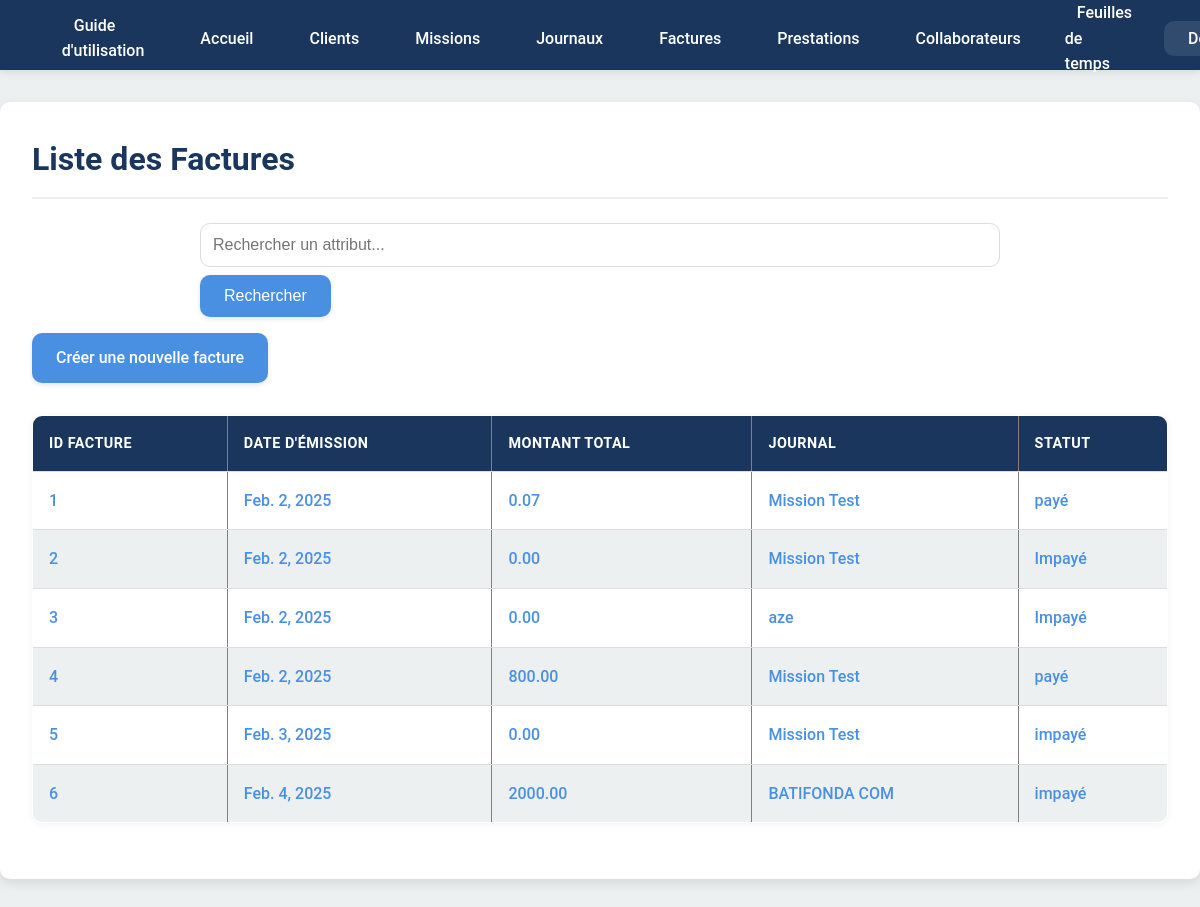
Page /factures/ (signed in) on the committed database.
### projManagement/models.py (models this page shows, shortened)
class Facture(models.Model):
    journal = models.OneToOneField(Journal, on_delete=models.CASCADE, related_name="facture")
    date_emission = models.DateField(auto_now_add=True)
    montant_total = models.DecimalField(max_digits=10, decimal_places=2)
    statut = models.CharField(max_length=20, choices=[("impayé", "Impayé"), ("payé", "Payé"), ("en retard", "En retard")], default='Impayé')

class Journal(models.Model):
    mission = models.ForeignKey(Mission, on_delete=models.CASCADE, related_name="journaux")
    statut = models.CharField(max_length=20, choices=[("brouillon", "Brouillon"), ("validé", "Validé")])
    date_creation = models.DateField(default=now, editable=False)
    description = models.TextField(editable=True, blank=True, null=True)

class Mission(models.Model):
    title = models.CharField(max_length=255)
    description = models.TextField(blank=True, null=True)
    start_date = models.DateField()
    end_date = models.DateField(blank=True, null=True)
    client = models.ForeignKey(Client, on_delete=models.CASCADE, related_name="missions")
    libelle = models.CharField(max_length=255, default = '')
    budget = models.DecimalField(max_digits=10, decimal_places=2, default=0)
    statut = models.CharField(max_length=20, choices=[("en cours", "En cours"), ("en attente", "En attente"), ("fermé", "Fermé")], default='En attente')

### projManagement/views.py (the view, shortened to what this page needs)
# urls.py: path('factures/', views.factures, name='factures'),
@comptable_required
def factures(request):
    query = request.GET.get('q','')
    factures_list = Facture.objects.all()
    return render(request, 'projManagement/factures.html', {'factures': factures_list, 'query' : query})

### projManagement/templates/projManagement/factures.html
{% extends 'projManagement/overlay.html' %}
{% block content %}
<h1>Liste des Factures</h1>
<form method="GET" action="">
    <input type="text" name="q" placeholder="Rechercher un attribut..." value="{{ request.GET.q }}">
    <button type="submit" class="btn">Rechercher</button>
</form>
<a href="{% url 'creer_facture' %}" class="btn">Créer une nouvelle facture</a>
<table border="1">
    <thead>
        <tr>
            <th>ID Facture</th>
            <th>Date d'émission</th>
            <th>Montant total</th>
            <th>Journal</th>
            <th>Statut</th>
        </tr>
    </thead>
    <tbody>
        {% for facture in factures %}
        <tr>
            <td><a href="{% url 'detail_facture' facture.id %}">{{ facture.id }}</a></td>
            <td><a href="{% url 'detail_facture' facture.id %}">{{ facture.date_emission }}</a></td>
            <td><a href="{% url 'detail_facture' facture.id %}">{{ facture.montant_total }}</a></td>
            <td><a href="{% url 'detail_facture' facture.id %}">{{ facture.journal.mission.title }}</a></td>
            <td><a href="{% url 'detail_facture' facture.id %}">{{ facture.statut }}</a></td>
        </tr>
        {% empty %}
        <tr>
            <td colspan="4">Aucune facture trouvée.</td>
        </tr>
        {% endfor %}
    </tbody>
</table>
{% endblock %}

### projManagement/static/projManagement/style.css (style rules this page uses)
:root { --font-family: 'Roboto', sans-serif; --primary: #4a90e2; --primary-hover: #357ABD; --secondary: #1a365d; --accent: #e74c3c; --success: #4CAF50; --warning: #FF9800; --info: #2196F3; --purple: #9C27B0; --bg-light: #ecf0f1; --bg-white: #ffffff; --text: #333333; --text-light: #666666; --border-color: #ddd; --header-height: 70px; --border-radius: 10px; --box-shadow: 0 4px 12px rgba(0, 0, 0, 0.1); }
* { margin: 0; padding: 0; box-sizing: border-box; }
html { scroll-behavior: smooth; }
body { font-family: var(--font-family); background: var(--bg-light); color: var(--text); line-height: 1.6; padding-top: var(--header-height); }
a { color: var(--primary); text-decoration: none; transition: color 0.3s ease; }
h1, h2, h3, h4, h5, h6 { color: var(--secondary); margin-bottom: 1rem; font-weight: 600; }
h1 { font-size: 2rem; border-bottom: 2px solid var(--bg-light); padding-bottom: 0.75rem; margin-bottom: 1.5rem; }
table { width: 100%; border-collapse: collapse; margin: 1.5rem 0; box-shadow: 0 2px 8px rgba(0, 0, 0, 0.05); border-radius: var(--border-radius); overflow: hidden; }
th, td { padding: 1rem; text-align: left; border-bottom: 1px solid var(--border-color); }
th { background: var(--secondary); color: #fff; font-weight: 600; text-transform: uppercase; font-size: 0.9rem; letter-spacing: 0.5px; }
tr:nth-child(even) { background: var(--bg-light); }
table a { color: var(--primary); text-decoration: none; font-weight: 500; transition: color 0.3s ease; }
.btn { display: inline-block; padding: 0.75rem 1.5rem; background: var(--primary); color: #fff; border: none; border-radius: var(--border-radius); font-size: 1rem; font-weight: 500; cursor: pointer; transition: all 0.3s ease; margin: 0.5rem 0.5rem 0.5rem 0; text-align: center; box-shadow: 0 2px 5px rgba(0, 0, 0, 0.1); }
form { width: 100%; max-width: 800px; margin: 0 auto; }
input, select, textarea { width: 100%; padding: 0.75rem; border: 1px solid var(--border-color); border-radius: var(--border-radius); font-size: 1rem; background: #fff; transition: border-color 0.3s ease, box-shadow 0.3s ease; }

### rows in the picture
Facture: id "1", date_emission "Feb. 2, 2025", montant_total "0.07", journal.mission "Mission Test", statut "payé"
Facture: id "2", date_emission "Feb. 2, 2025", montant_total "0.00", journal.mission "Mission Test", statut "Impayé"
Facture: id "3", date_emission "Feb. 2, 2025", montant_total "0.00", journal.mission "aze", statut "Impayé"
Facture: id "4", date_emission "Feb. 2, 2025", montant_total "800.00", journal.mission "Mission Test", statut "payé"
Facture: id "5", date_emission "Feb. 3, 2025", montant_total "0.00", journal.mission "Mission Test", statut "impayé"
Facture: id "6", date_emission "Feb. 4, 2025", montant_total "2000.00", journal.mission "BATIFONDA COM", statut "impayé"
